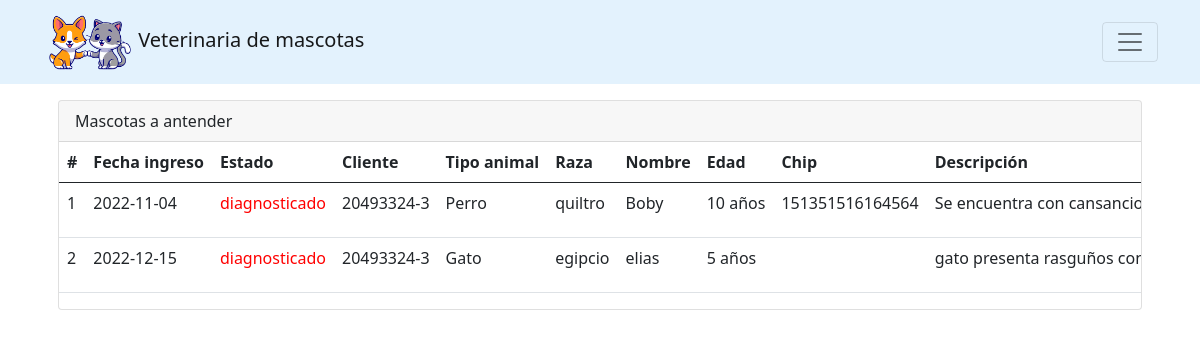
Page /atenciones (signed in) on the committed database.
### tables this page shows
CREATE TABLE animal (id INTEGER PRIMARY KEY AUTOINCREMENT, a_nombre VARCHAR (1, 45) NOT NULL, tipo_animal_id VARCHAR REFERENCES tipo_animal (tipo) NOT NULL, raza VARCHAR NOT NULL, edad VARCHAR NOT NULL, chip VARCHAR (15, 15), descripcion VARCHAR NOT NULL, ingreso DATETIME NOT NULL, cliente_id INT REFERENCES cliente (id) NOT NULL, estado_animal_id INT REFERENCES estado_animal (id) DEFAULT (1));

CREATE TABLE estado_animal (id INTEGER PRIMARY KEY AUTOINCREMENT, estado VARCHAR NOT NULL);

CREATE TABLE cliente (id INTEGER PRIMARY KEY AUTOINCREMENT, name VARCHAR NOT NULL, apellido VARCHAR NOT NULL, cli_rut VARCHAR NOT NULL, telefono VARCHAR NOT NULL, direccion VARCHAR NOT NULL, email VARCHAR UNIQUE NOT NULL);

CREATE TABLE tipo_animal (id INTEGER PRIMARY KEY AUTOINCREMENT, tipo VARCHAR NOT NULL);

### index.py (the view)
@app.route("/atenciones", methods=['GET']) #decorador
@validar_sesion
def atenciones():
    conn = get_db_connection()
    mascotas = conn.execute('select * from get_animal_all').fetchall()
    return render_template("atenciones.html", items = mascotas)

### index.py (called while the page is built)
def get_db_connection():
    conn = sqlite3.connect('mywebsite/instance/database.sqlite')
    conn.row_factory = sqlite3.Row
    return conn

### templates/atenciones.html (shortened to what this page needs)
{%extends 'layoutVeterinario.html'%}
{% block body%}
<div class="container ">
    <div class="card m-3">
        <div class="card-header">
            <div class="row">
                <div class="col-sm-6">
                    Mascotas a antender
                </div>
            </div>
        </div>
        <div class="card-body table-responsive p-0">
            <table class="table table-head-fixed text-nowrap">
                <thead>
                    <tr>
                        <th>#</th>
                        <th>Fecha ingreso</th>
                        <th>Estado</th>
                        <th>Cliente</th>
                        <th>Tipo animal</th>
                        <th>Raza</th>
                        <th>Nombre</th>
                        <th>Edad</th>
                        <th>Chip</th>
                        <th>Descripción</th>
                    </tr>
                </thead>
                <tbody>
                    {% if items|length > 0%}
                    {% for item in items %}
                    <tr>
                        <td>{{item.id}}</td>
                        <td>{{item.ingreso}}</td>
                        <td class="{{item.td_class}}">{{item.estado}}</td>
                        <td>{{item.cli_rut}}</td>
                        <td>{{item.tipo}}</td>
                        <td>{{item.raza}}</td>
                        <td>{{item.a_nombre}}</td>
                        <td>{{item.edad}}</td>
                        <td>{{item.chip}}</td>
                        <td>{{item.descripcion}}</td>
                    </tr>
                    {% endfor %}
                    {% else %}
                    <tr style="text-align: center;">
                        <td colspan="10">No existen datos ingresados.</td>
                    </tr>
                    {% endif %}
                </tbody>
            </table>
        </div>
    </div>
</div>
{% endblock %}

### static/css/layout.css (style rules this page uses)
.td-red { color:red; }

### rows in the picture
animal: id "1", ingreso "2022-11-04", estado "diagnosticado", cli_rut "20493324-3", tipo "Perro", raza "quiltro", a_nombre "Boby", edad "10 años", chip "151351516164564", descripcion "Se encuentra con…"
animal: id "2", ingreso "2022-12-15", estado "diagnosticado", cli_rut "20493324-3", tipo "Gato", raza "egipcio", a_nombre "elias", edad "5 años", descripcion "gato presenta rasguños…"
